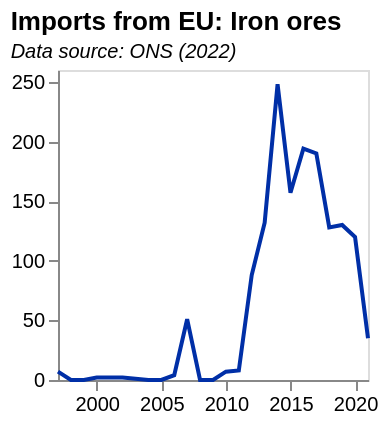

The specification (Vega-Lite) saved for this image:
### Vega-Lite specification from a JSON file in a GitHub repository (floating-point values rounded to 4 significant figures)
{"$schema": "https://vega.github.io/schema/vega-lite/v5.json", "data": {"values": [{"date": "1997", "label": "1997", "month": "", "quarter": "", "sourceDataset": "MQ10", "updateDate": "2021-12-15T00:00:00.000Z", "value": "7", "year": "1997"}, {"date": "1998", "label": "1998", "month": "", "quarter": "", "sourceDataset": "MQ10", "updateDate": "2018-09-13T23:00:00.000Z", "value": "0", "year": "1998"}, {"date": "1999", "label": "1999", "month": "", "quarter": "", "sourceDataset": "MQ10", "updateDate": "2018-09-13T23:00:00.000Z", "value": "0", "year": "1999"}, {"date": "2000", "label": "2000", "month": "", "quarter": "", "sourceDataset": "MQ10", "updateDate": "2021-12-15T00:00:00.000Z", "value": "2", "year": "2000"}, {"date": "2001", "label": "2001", "month": "", "quarter": "", "sourceDataset": "MQ10", "updateDate": "2021-12-15T00:00:00.000Z", "value": "2", "year": "2001"}, {"date": "2002", "label": "2002", "month": "", "quarter": "", "sourceDataset": "MQ10", "updateDate": "2021-12-15T00:00:00.000Z", "value": "2", "year": "2002"}, {"date": "2003", "label": "2003", "month": "", "quarter": "", "sourceDataset": "MQ10", "updateDate": "2021-12-15T00:00:00.000Z", "value": "1", "year": "2003"}, {"date": "2004", "label": "2004", "month": "", "quarter": "", "sourceDataset": "MQ10", "updateDate": "2018-09-13T23:00:00.000Z", "value": "0", "year": "2004"}, {"date": "2005", "label": "2005", "month": "", "quarter": "", "sourceDataset": "MQ10", "updateDate": "2018-09-13T23:00:00.000Z", "value": "0", "year": "2005"}, {"date": "2006", "label": "2006", "month": "", "quarter": "", "sourceDataset": "MQ10", "updateDate": "2021-12-15T00:00:00.000Z", "value": "4", "year": "2006"}, {"date": "2007", "label": "2007", "month": "", "quarter": "", "sourceDataset": "MQ10", "updateDate": "2021-12-15T00:00:00.000Z", "value": "51", "year": "2007"}, {"date": "2008", "label": "2008", "month": "", "quarter": "", "sourceDataset": "MQ10", "updateDate": "2019-12-13T00:00:00.000Z", "value": "0", "year": "2008"}, {"date": "2009", "label": "2009", "month": "", "quarter": "", "sourceDataset": "MQ10", "updateDate": "2018-09-13T23:00:00.000Z", "value": "0", "year": "2009"}, {"date": "2010", "label": "2010", "month": "", "quarter": "", "sourceDataset": "MQ10", "updateDate": "2021-12-15T00:00:00.000Z", "value": "7", "year": "2010"}, {"date": "2011", "label": "2011", "month": "", "quarter": "", "sourceDataset": "MQ10", "updateDate": "2021-12-15T00:00:00.000Z", "value": "8", "year": "2011"}, {"date": "2012", "label": "2012", "month": "", "quarter": "", "sourceDataset": "MQ10", "updateDate": "2021-12-15T00:00:00.000Z", "value": "88", "year": "2012"}, {"date": "2013", "label": "2013", "month": "", "quarter": "", "sourceDataset": "MQ10", "updateDate": "2021-12-15T00:00:00.000Z", "value": "132", "year": "2013"}, {"date": "2014", "label": "2014", "month": "", "quarter": "", "sourceDataset": "MQ10", "updateDate": "2021-12-15T00:00:00.000Z", "value": "248", "year": "2014"}, {"date": "2015", "label": "2015", "month": "", "quarter": "", "sourceDataset": "MQ10", "updateDate": "2021-12-15T00:00:00.000Z", "value": "157", "year": "2015"}, {"date": "2016", "label": "2016", "month": "", "quarter": "", "sourceDataset": "MQ10", "updateDate": "2021-12-15T00:00:00.000Z", "value": "194", "year": "2016"}, {"date": "2017", "label": "2017", "month": "", "quarter": "", "sourceDataset": "MQ10", "updateDate": "2021-12-15T00:00:00.000Z", "value": "190", "year": "2017"}, {"date": "2018", "label": "2018", "month": "", "quarter": "", "sourceDataset": "MQ10", "updateDate": "2021-12-15T00:00:00.000Z", "value": "128", "year": "2018"}, {"date": "2019", "label": "2019", "month": "", "quarter": "", "sourceDataset": "MQ10", "updateDate": "2021-12-15T00:00:00.000Z", "value": "130", "year": "2019"}, {"date": "2020", "label": "2020", "month": "", "quarter": "", "sourceDataset": "MQ10", "updateDate": "2021-12-15T00:00:00.000Z", "value": "120", "year": "2020"}, {"date": "2021", "label": "2021", "month": "", "quarter": "", "sourceDataset": "MQ10", "updateDate": "2022-03-16T00:00:00.000Z", "value": "35", "year": "2021"}], "format": {"parse": {"date": "date"}}}, "title": {"text": "Imports from EU: Iron ores", "subtitle": "Data source: ONS (2022)", "subtitleFontStyle": "italic", "subtitleFontSize": 10, "anchor": "start", "color": "black"}, "width": 155, "height": 155, "mark": {"type": "line", "color": "rgb(0,47,167)"}, "encoding": {"x": {"field": "date", "type": "temporal", "axis": {"grid": false}, "title": ""}, "y": {"field": "value", "type": "quantitative", "axis": {"grid": false}, "title": ""}}}
